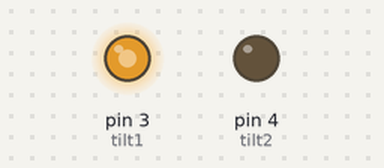
Bench run of a sketch on a simulated Arduino Uno, built with avr-gcc and run on an emulated ATmega328P. Shown: output pins drawn as LEDs (lit = HIGH). At 13.5 s the program stops and its outputs stay as they are.

Above: at 0.1 s.
At 8.6 s:
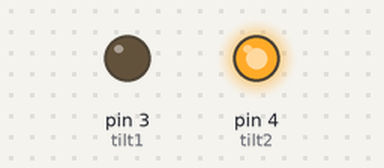
At 12.6 s:
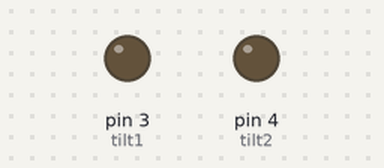
Timing chart, 0 to 14.1 s (numbered marks = the images above):
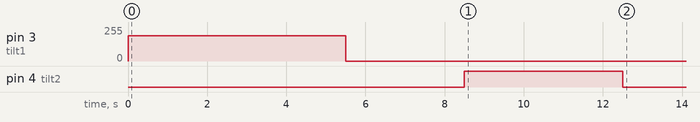

Measured:
- by itself, pin 3 (tilt1): 0/255 → 191/255 at 0.00 s, → 0/255 5.5 s later
- by itself, pin 4 (tilt2): LOW → HIGH at 8.5 s, → LOW 4.0 s later

The sketch:

tilt.ino
```cpp
#define tilt1 3
#define tilt2 4

void setup() {
  //pinMode(tilt1, OUTPUT);
  pinMode(tilt2, OUTPUT);

  // Initialize outputs to off state
  // pump active LOW, not HIGH
  digitalWrite(tilt2, LOW);
}

void loop() {
  // tilt forward
  analogWrite(tilt1, 191);
  digitalWrite(tilt2, LOW);
  delay(5500);
  analogWrite(tilt1, 0);
  delay(3000);

  // tilt backward
  digitalWrite(tilt2, HIGH);
  analogWrite(tilt1, 0);
  delay(4000);
  digitalWrite(tilt2, LOW);
  delay(1000);

  while (1) {}
}
```
